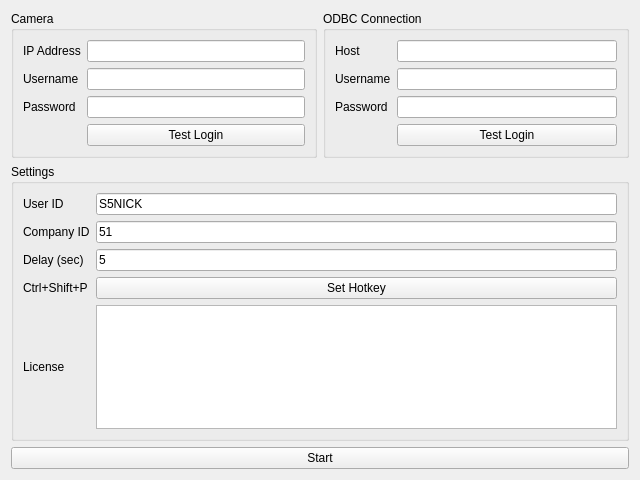
<?xml version="1.0" encoding="UTF-8"?>
<ui version="4.0">
 <class>Widget</class>
 <widget class="QWidget" name="Widget">
  <property name="geometry">
   <rect>
    <x>0</x>
    <y>0</y>
    <width>640</width>
    <height>480</height>
   </rect>
  </property>
  <property name="minimumSize">
   <size>
    <width>640</width>
    <height>0</height>
   </size>
  </property>
  <property name="windowTitle">
   <string>Hikvision Management Tool</string>
  </property>
  <layout class="QGridLayout" name="gridLayout_4">
   <item row="0" column="0">
    <widget class="QGroupBox" name="camera">
     <property name="title">
      <string>Camera</string>
     </property>
     <layout class="QGridLayout" name="gridLayout">
      <item row="2" column="1">
       <widget class="QLineEdit" name="le_camera_password">
        <property name="echoMode">
         <enum>QLineEdit::Password</enum>
        </property>
       </widget>
      </item>
      <item row="1" column="1">
       <widget class="QLineEdit" name="le_camera_username"/>
      </item>
      <item row="0" column="0">
       <widget class="QLabel" name="l_camera_ip">
        <property name="text">
         <string>IP Address</string>
        </property>
       </widget>
      </item>
      <item row="1" column="0">
       <widget class="QLabel" name="l_camera_username">
        <property name="text">
         <string>Username</string>
        </property>
       </widget>
      </item>
      <item row="2" column="0">
       <widget class="QLabel" name="l_camera_password">
        <property name="text">
         <string>Password</string>
        </property>
       </widget>
      </item>
      <item row="0" column="1">
       <widget class="QLineEdit" name="le_camera_ip">
        <property name="maxLength">
         <number>15</number>
        </property>
       </widget>
      </item>
      <item row="3" column="1">
       <widget class="QPushButton" name="pb_camera_test">
        <property name="text">
         <string>Test Login</string>
        </property>
       </widget>
      </item>
     </layout>
    </widget>
   </item>
   <item row="1" column="0" colspan="2">
    <widget class="QGroupBox" name="settings">
     <property name="title">
      <string>Settings</string>
     </property>
     <layout class="QGridLayout" name="gridLayout_3">
      <item row="2" column="1">
       <widget class="QLineEdit" name="le_settings_delay">
        <property name="text">
         <string>5</string>
        </property>
        <property name="maxLength">
         <number>5</number>
        </property>
       </widget>
      </item>
      <item row="3" column="1">
       <widget class="QPushButton" name="pb_settings_hotkey">
        <property name="text">
         <string>Set Hotkey</string>
        </property>
       </widget>
      </item>
      <item row="3" column="0">
       <widget class="QLabel" name="l_settings_hotkey">
        <property name="text">
         <string>Ctrl+Shift+P</string>
        </property>
       </widget>
      </item>
      <item row="4" column="1">
       <widget class="QPlainTextEdit" name="te_settings_license"/>
      </item>
      <item row="2" column="0">
       <widget class="QLabel" name="l_settings_delay">
        <property name="text">
         <string>Delay (sec)</string>
        </property>
       </widget>
      </item>
      <item row="4" column="0">
       <widget class="QLabel" name="l_settings_license">
        <property name="text">
         <string>License</string>
        </property>
       </widget>
      </item>
      <item row="0" column="1">
       <widget class="QLineEdit" name="le_settings_userid">
        <property name="text">
         <string>S5NICK</string>
        </property>
       </widget>
      </item>
      <item row="0" column="0">
       <widget class="QLabel" name="l_settings_userid">
        <property name="text">
         <string>User ID</string>
        </property>
       </widget>
      </item>
      <item row="1" column="0">
       <widget class="QLabel" name="l_settings_companyid">
        <property name="text">
         <string>Company ID</string>
        </property>
       </widget>
      </item>
      <item row="1" column="1">
       <widget class="QLineEdit" name="le_settings_companyid">
        <property name="text">
         <string>51</string>
        </property>
       </widget>
      </item>
     </layout>
    </widget>
   </item>
   <item row="2" column="0" colspan="2">
    <widget class="QPushButton" name="pb_start">
     <property name="text">
      <string>Start</string>
     </property>
    </widget>
   </item>
   <item row="0" column="1">
    <widget class="QGroupBox" name="odbc">
     <property name="title">
      <string>ODBC Connection</string>
     </property>
     <layout class="QGridLayout" name="gridLayout_2">
      <item row="2" column="1">
       <widget class="QLineEdit" name="le_odbc_password">
        <property name="echoMode">
         <enum>QLineEdit::Password</enum>
        </property>
       </widget>
      </item>
      <item row="1" column="1">
       <widget class="QLineEdit" name="le_odbc_username"/>
      </item>
      <item row="0" column="0">
       <widget class="QLabel" name="l_odbc_ip">
        <property name="text">
         <string>Host</string>
        </property>
       </widget>
      </item>
      <item row="1" column="0">
       <widget class="QLabel" name="l_odbc_username">
        <property name="text">
         <string>Username</string>
        </property>
       </widget>
      </item>
      <item row="2" column="0">
       <widget class="QLabel" name="l_odbc_password">
        <property name="text">
         <string>Password</string>
        </property>
       </widget>
      </item>
      <item row="0" column="1">
       <widget class="QLineEdit" name="le_odbc_ip"/>
      </item>
      <item row="3" column="1">
       <widget class="QPushButton" name="pb_odbc_test">
        <property name="text">
         <string>Test Login</string>
        </property>
       </widget>
      </item>
     </layout>
    </widget>
   </item>
  </layout>
 </widget>
 <tabstops>
  <tabstop>le_camera_ip</tabstop>
  <tabstop>le_camera_username</tabstop>
  <tabstop>le_camera_password</tabstop>
  <tabstop>pb_camera_test</tabstop>
  <tabstop>le_settings_userid</tabstop>
  <tabstop>le_settings_delay</tabstop>
  <tabstop>pb_settings_hotkey</tabstop>
  <tabstop>te_settings_license</tabstop>
  <tabstop>pb_start</tabstop>
 </tabstops>
 <resources/>
 <connections/>
</ui>
